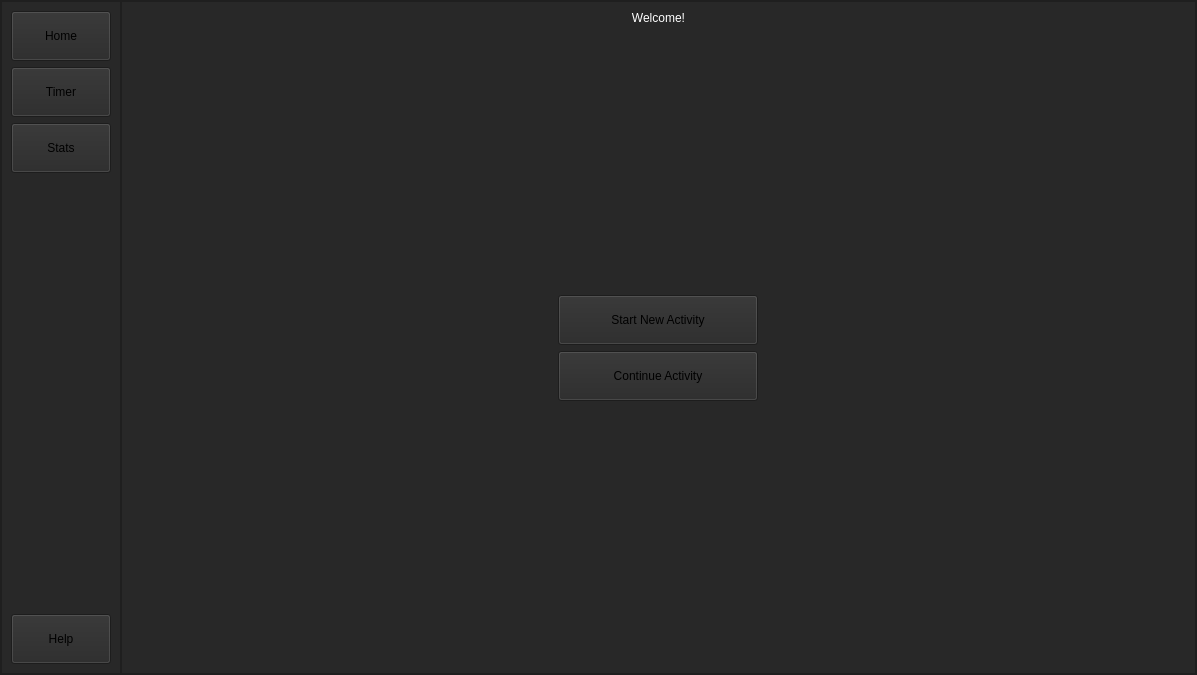
<?xml version="1.0" encoding="UTF-8"?>
<ui version="4.0">
 <class>MainWindow</class>
 <widget class="QMainWindow" name="MainWindow">
  <property name="enabled">
   <bool>true</bool>
  </property>
  <property name="geometry">
   <rect>
    <x>0</x>
    <y>0</y>
    <width>1197</width>
    <height>675</height>
   </rect>
  </property>
  <property name="windowTitle">
   <string>App</string>
  </property>
  <property name="layoutDirection">
   <enum>Qt::LeftToRight</enum>
  </property>
  <property name="autoFillBackground">
   <bool>false</bool>
  </property>
  <property name="styleSheet">
   <string notr="true">background-color: #282828;

</string>
  </property>
  <widget class="QWidget" name="centralwidget">
   <property name="styleSheet">
    <string notr="true">QLineEdit
{
	border: 2px solid white;
}

/*start button */ 

QPushButton:hover#startButton

{
    background-color:black;
	border: 2px solid white;
	color: rgb(255, 255, 255);
}


QPushButton#startButton
{
    background-color:white;
	border-radius: 4px;
	font: 75 12pt &quot;Yu Gothic UI Semibold&quot;;
}

/*stop button */ 

QPushButton:hover#stopButton

{
    background-color:black;
	border: 2px solid white;
	color: rgb(255, 255, 255);
}


QPushButton#stopButton
{
    background-color:white;
	border-radius: 4px;
	font: 75 12pt &quot;Yu Gothic UI Semibold&quot;;
}




/*Create Button */ 

QPushButton:hover#create_button

{
    background-color:black;
	border: 2px solid white;
	color: rgb(255, 255, 255);
}


QPushButton#create_button
{
    background-color:white;
	border-radius: 0px;
	font: 75 12pt &quot;Yu Gothic UI Semibold&quot;;
}

/*All Buttons */ 

QPushButton:hover

{
    background-color:black;
	border: 2px solid white;
	color: rgb(255, 255, 255);
}


QPushButton
{
    background-color:white;
	border-radius: 0px;
	font: 75 12pt &quot;Yu Gothic UI Semibold&quot;;
}

/*Continue Button */ 

QPushButton:hover#continue_button

{
    background-color:black;
	border: 2px solid white;
	color: rgb(255, 255, 255);
}


QPushButton#continue_button
{
    background-color:white;
	border-radius: 0px;
	font: 75 12pt &quot;Yu Gothic UI Semibold&quot;;
}



/*menu buttons */ 

QPushButton:hover#page_1_button

{
    background-color:black;
	border: 2px solid white;
	color: rgb(255, 255, 255);
}


QPushButton#page_1_button
{
    background-color:white;
	border-radius: 0px;
	font: 75 12pt &quot;Yu Gothic UI Semibold&quot;;
}

/*Home Button */ 

QPushButton:hover#HomeButton

{
    background-color:black;
	border: 2px solid white;
	color: rgb(255, 255, 255);
}


QPushButton#HomeButton
{
    background-color:white;
	border-radius: 0px;
	font: 75 12pt &quot;Yu Gothic UI Semibold&quot;;
}

/*Confirm Create Button */ 

QPushButton:hover#confirm_create_button

{
    background-color:black;
	border: 2px solid white;
	color: rgb(255, 255, 255);
}


QPushButton#confirm_create_button
{
    background-color:white;
	border-radius: 0px;
	font: 75 12pt &quot;Yu Gothic UI Semibold&quot;;
}

/*Go back Create Button */ 

QPushButton:hover#go_back_create_button

{
    background-color:black;
	border: 2px solid white;
	color: rgb(255, 255, 255);
}


QPushButton#go_back_create_button
{
    background-color:white;
	border-radius: 0px;
	font: 75 12pt &quot;Yu Gothic UI Semibold&quot;;
}

/*menu buttons */ 

QPushButton:hover#page_3_button

{
    background-color:black;
	border: 2px solid white;
	color: rgb(255, 255, 255);
}


QPushButton#page_3_button
{
    background-color:white;
	border-radius: 0px;
	font: 75 12pt &quot;Yu Gothic UI Semibold&quot;;
}

/*menu buttons */ 

QPushButton:hover#page_2_button

{
    background-color:black;
	border: 2px solid white;
	color: rgb(255, 255, 255);
}


QPushButton#page_2_button
{
    background-color:white;
	border-radius: 0px;
	font: 75 12pt &quot;Yu Gothic UI Semibold&quot;;
}

QFrame#frame_left_menu, QFrame#frame_top_menu
{
background-color:black;

}

/*Progress bar */ 

QProgressBar
{
	background-color: rgb(200,200,200);
	color: black;
	border-style: solid;
    border-radius: 5px;
	text-align: center;
 }


QProgressBar::chunk 
{
	
	color: rgb(0, 0, 0);
	border:1px solid;
	border-color: transparent;
    border-radius: 5px;
	background-color: qlineargradient(spread:pad, x1:0, y1:0, x2:1, y2:1, stop:0
rgba(185, 105, 254, 255), stop:1 rgba(106, 211, 255, 255));

 }




color: rgb(255, 255, 255);






</string>
   </property>
   <layout class="QVBoxLayout" name="verticalLayout">
    <property name="leftMargin">
     <number>0</number>
    </property>
    <property name="topMargin">
     <number>0</number>
    </property>
    <property name="rightMargin">
     <number>0</number>
    </property>
    <property name="bottomMargin">
     <number>0</number>
    </property>
    <item>
     <widget class="QFrame" name="content">
      <property name="frameShape">
       <enum>QFrame::StyledPanel</enum>
      </property>
      <property name="frameShadow">
       <enum>QFrame::Raised</enum>
      </property>
      <layout class="QHBoxLayout" name="horizontalLayout">
       <property name="spacing">
        <number>0</number>
       </property>
       <property name="leftMargin">
        <number>0</number>
       </property>
       <property name="topMargin">
        <number>0</number>
       </property>
       <property name="rightMargin">
        <number>0</number>
       </property>
       <property name="bottomMargin">
        <number>0</number>
       </property>
       <item>
        <widget class="QFrame" name="frame_left_menu">
         <property name="maximumSize">
          <size>
           <width>120</width>
           <height>16777215</height>
          </size>
         </property>
         <property name="frameShape">
          <enum>QFrame::StyledPanel</enum>
         </property>
         <property name="frameShadow">
          <enum>QFrame::Raised</enum>
         </property>
         <layout class="QVBoxLayout" name="verticalLayout_2">
          <item>
           <widget class="QPushButton" name="HomeButton">
            <property name="minimumSize">
             <size>
              <width>100</width>
              <height>50</height>
             </size>
            </property>
            <property name="text">
             <string>Home</string>
            </property>
           </widget>
          </item>
          <item>
           <widget class="QPushButton" name="page_1_button">
            <property name="minimumSize">
             <size>
              <width>100</width>
              <height>50</height>
             </size>
            </property>
            <property name="text">
             <string>Timer</string>
            </property>
           </widget>
          </item>
          <item>
           <widget class="QPushButton" name="page_3_button">
            <property name="minimumSize">
             <size>
              <width>100</width>
              <height>50</height>
             </size>
            </property>
            <property name="text">
             <string>Stats</string>
            </property>
           </widget>
          </item>
          <item>
           <spacer name="verticalSpacer">
            <property name="orientation">
             <enum>Qt::Vertical</enum>
            </property>
            <property name="sizeHint" stdset="0">
             <size>
              <width>20</width>
              <height>752</height>
             </size>
            </property>
           </spacer>
          </item>
          <item>
           <widget class="QPushButton" name="page_2_button">
            <property name="minimumSize">
             <size>
              <width>100</width>
              <height>50</height>
             </size>
            </property>
            <property name="text">
             <string>Help</string>
            </property>
           </widget>
          </item>
         </layout>
        </widget>
       </item>
       <item>
        <widget class="QFrame" name="frame_pages">
         <property name="frameShape">
          <enum>QFrame::StyledPanel</enum>
         </property>
         <property name="frameShadow">
          <enum>QFrame::Raised</enum>
         </property>
         <layout class="QVBoxLayout" name="verticalLayout_6">
          <property name="spacing">
           <number>0</number>
          </property>
          <property name="leftMargin">
           <number>0</number>
          </property>
          <property name="topMargin">
           <number>0</number>
          </property>
          <property name="rightMargin">
           <number>0</number>
          </property>
          <property name="bottomMargin">
           <number>0</number>
          </property>
          <item>
           <widget class="QStackedWidget" name="stackedWidget">
            <property name="mouseTracking">
             <bool>true</bool>
            </property>
            <property name="currentIndex">
             <number>0</number>
            </property>
            <widget class="QWidget" name="page_3">
             <property name="layoutDirection">
              <enum>Qt::LeftToRight</enum>
             </property>
             <property name="styleSheet">
              <string notr="true">text-align: center;</string>
             </property>
             <layout class="QVBoxLayout" name="verticalLayout_5">
              <property name="leftMargin">
               <number>9</number>
              </property>
              <item>
               <widget class="QLabel" name="welcomeLabel">
                <property name="styleSheet">
                 <string notr="true">color: rgb(255, 255, 255);
font: 57 40pt &quot;Yu Gothic Medium&quot;;

text-align: center;</string>
                </property>
                <property name="text">
                 <string>Welcome!</string>
                </property>
                <property name="alignment">
                 <set>Qt::AlignCenter</set>
                </property>
               </widget>
              </item>
              <item>
               <spacer name="verticalSpacer_4">
                <property name="orientation">
                 <enum>Qt::Vertical</enum>
                </property>
                <property name="sizeHint" stdset="0">
                 <size>
                  <width>20</width>
                  <height>40</height>
                 </size>
                </property>
               </spacer>
              </item>
              <item alignment="Qt::AlignHCenter">
               <widget class="QPushButton" name="create_button">
                <property name="sizePolicy">
                 <sizepolicy hsizetype="Minimum" vsizetype="Fixed">
                  <horstretch>0</horstretch>
                  <verstretch>0</verstretch>
                 </sizepolicy>
                </property>
                <property name="minimumSize">
                 <size>
                  <width>200</width>
                  <height>50</height>
                 </size>
                </property>
                <property name="maximumSize">
                 <size>
                  <width>200</width>
                  <height>200</height>
                 </size>
                </property>
                <property name="layoutDirection">
                 <enum>Qt::LeftToRight</enum>
                </property>
                <property name="text">
                 <string>Start New Activity</string>
                </property>
               </widget>
              </item>
              <item alignment="Qt::AlignHCenter|Qt::AlignVCenter">
               <widget class="QPushButton" name="continue_button">
                <property name="minimumSize">
                 <size>
                  <width>200</width>
                  <height>50</height>
                 </size>
                </property>
                <property name="text">
                 <string>Continue Activity</string>
                </property>
               </widget>
              </item>
              <item>
               <spacer name="verticalSpacer_2">
                <property name="orientation">
                 <enum>Qt::Vertical</enum>
                </property>
                <property name="sizeHint" stdset="0">
                 <size>
                  <width>20</width>
                  <height>40</height>
                 </size>
                </property>
               </spacer>
              </item>
             </layout>
            </widget>
            <widget class="QWidget" name="create_page">
             <layout class="QVBoxLayout" name="verticalLayout_3">
              <property name="spacing">
               <number>0</number>
              </property>
              <property name="leftMargin">
               <number>0</number>
              </property>
              <property name="topMargin">
               <number>0</number>
              </property>
              <property name="rightMargin">
               <number>0</number>
              </property>
              <property name="bottomMargin">
               <number>0</number>
              </property>
              <item alignment="Qt::AlignLeft">
               <widget class="QPushButton" name="go_back_create_button">
                <property name="minimumSize">
                 <size>
                  <width>100</width>
                  <height>50</height>
                 </size>
                </property>
                <property name="maximumSize">
                 <size>
                  <width>50</width>
                  <height>16777215</height>
                 </size>
                </property>
                <property name="text">
                 <string>Go Back</string>
                </property>
               </widget>
              </item>
              <item>
               <spacer name="verticalSpacer_3">
                <property name="orientation">
                 <enum>Qt::Vertical</enum>
                </property>
                <property name="sizeHint" stdset="0">
                 <size>
                  <width>20</width>
                  <height>40</height>
                 </size>
                </property>
               </spacer>
              </item>
              <item>
               <widget class="QLabel" name="activity_name_label">
                <property name="maximumSize">
                 <size>
                  <width>16777215</width>
                  <height>100</height>
                 </size>
                </property>
                <property name="styleSheet">
                 <string notr="true">color: rgb(255, 255, 255);
font: 57 20pt &quot;Yu Gothic Medium&quot;;
text-align: center;</string>
                </property>
                <property name="text">
                 <string>Activity Name</string>
                </property>
                <property name="alignment">
                 <set>Qt::AlignCenter</set>
                </property>
                <property name="margin">
                 <number>20</number>
                </property>
               </widget>
              </item>
              <item alignment="Qt::AlignHCenter">
               <widget class="QLineEdit" name="activity_name_input">
                <property name="minimumSize">
                 <size>
                  <width>300</width>
                  <height>0</height>
                 </size>
                </property>
                <property name="maximumSize">
                 <size>
                  <width>300</width>
                  <height>16777215</height>
                 </size>
                </property>
                <property name="mouseTracking">
                 <bool>false</bool>
                </property>
                <property name="styleSheet">
                 <string notr="true">color: rgb(255, 255, 255);
font: 57 20pt &quot;Yu Gothic Medium&quot;;</string>
                </property>
                <property name="text">
                 <string/>
                </property>
                <property name="alignment">
                 <set>Qt::AlignCenter</set>
                </property>
                <property name="placeholderText">
                 <string>Enter Name</string>
                </property>
               </widget>
              </item>
              <item>
               <spacer name="verticalSpacer_5">
                <property name="orientation">
                 <enum>Qt::Vertical</enum>
                </property>
                <property name="sizeHint" stdset="0">
                 <size>
                  <width>20</width>
                  <height>40</height>
                 </size>
                </property>
               </spacer>
              </item>
              <item alignment="Qt::AlignHCenter">
               <widget class="QPushButton" name="confirm_create_button">
                <property name="minimumSize">
                 <size>
                  <width>400</width>
                  <height>50</height>
                 </size>
                </property>
                <property name="maximumSize">
                 <size>
                  <width>400</width>
                  <height>16777215</height>
                 </size>
                </property>
                <property name="text">
                 <string>Create</string>
                </property>
               </widget>
              </item>
              <item>
               <spacer name="verticalSpacer_6">
                <property name="orientation">
                 <enum>Qt::Vertical</enum>
                </property>
                <property name="sizeHint" stdset="0">
                 <size>
                  <width>20</width>
                  <height>40</height>
                 </size>
                </property>
               </spacer>
              </item>
             </layout>
            </widget>
            <widget class="QWidget" name="continue_page">
             <widget class="QListWidget" name="listWidget">
              <property name="geometry">
               <rect>
                <x>160</x>
                <y>100</y>
                <width>691</width>
                <height>411</height>
               </rect>
              </property>
              <property name="styleSheet">
               <string notr="true">color: rgb(255, 255, 255);
font: 57 20pt &quot;Yu Gothic Medium&quot;;</string>
              </property>
             </widget>
             <widget class="QPushButton" name="go_back_continue_button">
              <property name="geometry">
               <rect>
                <x>0</x>
                <y>0</y>
                <width>100</width>
                <height>50</height>
               </rect>
              </property>
              <property name="minimumSize">
               <size>
                <width>100</width>
                <height>50</height>
               </size>
              </property>
              <property name="maximumSize">
               <size>
                <width>50</width>
                <height>16777215</height>
               </size>
              </property>
              <property name="text">
               <string>Go Back</string>
              </property>
             </widget>
             <widget class="QLabel" name="label_2">
              <property name="geometry">
               <rect>
                <x>280</x>
                <y>30</y>
                <width>471</width>
                <height>31</height>
               </rect>
              </property>
              <property name="styleSheet">
               <string notr="true">color: rgb(255, 255, 255);
font: 57 20pt &quot;Yu Gothic Medium&quot;;</string>
              </property>
              <property name="text">
               <string>Double Click Activity to Continue</string>
              </property>
             </widget>
            </widget>
            <widget class="QWidget" name="page_1">
             <layout class="QVBoxLayout" name="verticalLayout_4">
              <item>
               <widget class="QLabel" name="current_activity_label">
                <property name="minimumSize">
                 <size>
                  <width>400</width>
                  <height>0</height>
                 </size>
                </property>
                <property name="maximumSize">
                 <size>
                  <width>16777215</width>
                  <height>100</height>
                 </size>
                </property>
                <property name="styleSheet">
                 <string notr="true">color: rgb(85, 170, 255);
font: 57 40pt &quot;Yu Gothic Medium&quot;;</string>
                </property>
                <property name="text">
                 <string>test</string>
                </property>
                <property name="alignment">
                 <set>Qt::AlignCenter</set>
                </property>
               </widget>
              </item>
              <item alignment="Qt::AlignHCenter">
               <widget class="QFrame" name="timer_frame">
                <property name="minimumSize">
                 <size>
                  <width>300</width>
                  <height>100</height>
                 </size>
                </property>
                <property name="maximumSize">
                 <size>
                  <width>300</width>
                  <height>100</height>
                 </size>
                </property>
                <property name="frameShape">
                 <enum>QFrame::StyledPanel</enum>
                </property>
                <property name="frameShadow">
                 <enum>QFrame::Raised</enum>
                </property>
                <layout class="QHBoxLayout" name="horizontalLayout_2">
                 <property name="spacing">
                  <number>0</number>
                 </property>
                 <property name="leftMargin">
                  <number>0</number>
                 </property>
                 <property name="topMargin">
                  <number>0</number>
                 </property>
                 <property name="rightMargin">
                  <number>0</number>
                 </property>
                 <property name="bottomMargin">
                  <number>0</number>
                 </property>
                 <item>
                  <widget class="QLabel" name="HourLabel">
                   <property name="minimumSize">
                    <size>
                     <width>100</width>
                     <height>0</height>
                    </size>
                   </property>
                   <property name="styleSheet">
                    <string notr="true">color: rgb(255, 255, 255);

font: 20pt &quot;MS Shell Dlg 2&quot;;</string>
                   </property>
                   <property name="text">
                    <string>0 H</string>
                   </property>
                   <property name="alignment">
                    <set>Qt::AlignCenter</set>
                   </property>
                  </widget>
                 </item>
                 <item>
                  <widget class="QLabel" name="MinuteLabel">
                   <property name="minimumSize">
                    <size>
                     <width>100</width>
                     <height>0</height>
                    </size>
                   </property>
                   <property name="styleSheet">
                    <string notr="true">color: rgb(255, 255, 255);
font: 20pt &quot;MS Shell Dlg 2&quot;;</string>
                   </property>
                   <property name="text">
                    <string>0 M</string>
                   </property>
                   <property name="alignment">
                    <set>Qt::AlignCenter</set>
                   </property>
                  </widget>
                 </item>
                 <item>
                  <widget class="QLabel" name="TimerLabel">
                   <property name="minimumSize">
                    <size>
                     <width>100</width>
                     <height>50</height>
                    </size>
                   </property>
                   <property name="styleSheet">
                    <string notr="true">color: rgb(255, 255, 255);

font: 20pt &quot;MS Shell Dlg 2&quot;;</string>
                   </property>
                   <property name="text">
                    <string>0.0 s</string>
                   </property>
                   <property name="alignment">
                    <set>Qt::AlignCenter</set>
                   </property>
                  </widget>
                 </item>
                </layout>
               </widget>
              </item>
              <item>
               <widget class="QFrame" name="level_frame">
                <property name="frameShape">
                 <enum>QFrame::StyledPanel</enum>
                </property>
                <property name="frameShadow">
                 <enum>QFrame::Raised</enum>
                </property>
                <layout class="QHBoxLayout" name="horizontalLayout_4">
                 <item>
                  <widget class="QLabel" name="current_level_label">
                   <property name="minimumSize">
                    <size>
                     <width>250</width>
                     <height>50</height>
                    </size>
                   </property>
                   <property name="maximumSize">
                    <size>
                     <width>250</width>
                     <height>50</height>
                    </size>
                   </property>
                   <property name="styleSheet">
                    <string notr="true">color: rgb(255, 255, 255);

font: 57 20pt &quot;Yu Gothic Medium&quot;;</string>
                   </property>
                   <property name="text">
                    <string>Current Level: </string>
                   </property>
                  </widget>
                 </item>
                 <item>
                  <widget class="QProgressBar" name="progressBar">
                   <property name="styleSheet">
                    <string notr="true"/>
                   </property>
                   <property name="value">
                    <number>0</number>
                   </property>
                   <property name="invertedAppearance">
                    <bool>false</bool>
                   </property>
                   <property name="textDirection">
                    <enum>QProgressBar::TopToBottom</enum>
                   </property>
                  </widget>
                 </item>
                </layout>
               </widget>
              </item>
              <item>
               <spacer name="verticalSpacer_7">
                <property name="orientation">
                 <enum>Qt::Vertical</enum>
                </property>
                <property name="sizeHint" stdset="0">
                 <size>
                  <width>20</width>
                  <height>40</height>
                 </size>
                </property>
               </spacer>
              </item>
              <item alignment="Qt::AlignHCenter">
               <widget class="QFrame" name="frame">
                <property name="minimumSize">
                 <size>
                  <width>300</width>
                  <height>200</height>
                 </size>
                </property>
                <property name="maximumSize">
                 <size>
                  <width>300</width>
                  <height>200</height>
                 </size>
                </property>
                <property name="frameShape">
                 <enum>QFrame::StyledPanel</enum>
                </property>
                <property name="frameShadow">
                 <enum>QFrame::Raised</enum>
                </property>
                <layout class="QHBoxLayout" name="horizontalLayout_3">
                 <item>
                  <widget class="QPushButton" name="startButton">
                   <property name="mouseTracking">
                    <bool>false</bool>
                   </property>
                   <property name="styleSheet">
                    <string notr="true"/>
                   </property>
                   <property name="text">
                    <string>Start</string>
                   </property>
                  </widget>
                 </item>
                 <item>
                  <widget class="QPushButton" name="stopButton">
                   <property name="mouseTracking">
                    <bool>false</bool>
                   </property>
                   <property name="styleSheet">
                    <string notr="true"/>
                   </property>
                   <property name="text">
                    <string>Stop</string>
                   </property>
                  </widget>
                 </item>
                 <item>
                  <widget class="QPushButton" name="edit_button">
                   <property name="mouseTracking">
                    <bool>false</bool>
                   </property>
                   <property name="styleSheet">
                    <string notr="true"/>
                   </property>
                   <property name="text">
                    <string>Edit</string>
                   </property>
                  </widget>
                 </item>
                </layout>
               </widget>
              </item>
              <item>
               <spacer name="verticalSpacer_8">
                <property name="orientation">
                 <enum>Qt::Vertical</enum>
                </property>
                <property name="sizeHint" stdset="0">
                 <size>
                  <width>20</width>
                  <height>40</height>
                 </size>
                </property>
               </spacer>
              </item>
             </layout>
            </widget>
            <widget class="QWidget" name="page_4">
             <widget class="QLabel" name="label">
              <property name="geometry">
               <rect>
                <x>170</x>
                <y>0</y>
                <width>611</width>
                <height>71</height>
               </rect>
              </property>
              <property name="styleSheet">
               <string notr="true">color: rgb(255, 255, 255);


font: 40pt &quot;MS Shell Dlg 2&quot;;</string>
              </property>
              <property name="text">
               <string>Help Page</string>
              </property>
              <property name="alignment">
               <set>Qt::AlignCenter</set>
              </property>
             </widget>
             <widget class="QTextBrowser" name="textBrowser">
              <property name="geometry">
               <rect>
                <x>400</x>
                <y>90</y>
                <width>501</width>
                <height>121</height>
               </rect>
              </property>
              <property name="styleSheet">
               <string notr="true">color: rgb(255, 255, 255);

font: 57 20pt &quot;Yu Gothic Medium&quot;;</string>
              </property>
              <property name="html">
               <string>&lt;!DOCTYPE HTML PUBLIC &quot;-//W3C//DTD HTML 4.0//EN&quot; &quot;http://www.w3.org/TR/REC-html40/strict.dtd&quot;&gt;
&lt;html&gt;&lt;head&gt;&lt;meta name=&quot;qrichtext&quot; content=&quot;1&quot; /&gt;&lt;style type=&quot;text/css&quot;&gt;
p, li { white-space: pre-wrap; }
&lt;/style&gt;&lt;/head&gt;&lt;body style=&quot; font-family:'Yu Gothic Medium'; font-size:20pt; font-weight:56; font-style:normal;&quot;&gt;
&lt;p style=&quot; margin-top:0px; margin-bottom:0px; margin-left:0px; margin-right:0px; -qt-block-indent:0; text-indent:0px;&quot;&gt;&lt;span style=&quot; font-family:'MS Shell Dlg 2'; font-weight:400;&quot;&gt;Pressing the stop or Home button will &lt;/span&gt;&lt;span style=&quot; font-family:'MS Shell Dlg 2'; font-weight:600;&quot;&gt;Automatically&lt;/span&gt;&lt;span style=&quot; font-family:'MS Shell Dlg 2'; font-weight:400;&quot;&gt; save your progress and your timer.&lt;/span&gt;&lt;/p&gt;&lt;/body&gt;&lt;/html&gt;</string>
              </property>
             </widget>
             <widget class="QTextBrowser" name="textBrowser_2">
              <property name="geometry">
               <rect>
                <x>0</x>
                <y>110</y>
                <width>261</width>
                <height>61</height>
               </rect>
              </property>
              <property name="styleSheet">
               <string notr="true">color: rgb(255, 255, 255);

font: 57 20pt &quot;Yu Gothic Medium&quot;;

border: 0;</string>
              </property>
              <property name="html">
               <string>&lt;!DOCTYPE HTML PUBLIC &quot;-//W3C//DTD HTML 4.0//EN&quot; &quot;http://www.w3.org/TR/REC-html40/strict.dtd&quot;&gt;
&lt;html&gt;&lt;head&gt;&lt;meta name=&quot;qrichtext&quot; content=&quot;1&quot; /&gt;&lt;style type=&quot;text/css&quot;&gt;
p, li { white-space: pre-wrap; }
&lt;/style&gt;&lt;/head&gt;&lt;body style=&quot; font-family:'Yu Gothic Medium'; font-size:20pt; font-weight:56; font-style:normal;&quot;&gt;
&lt;p style=&quot; margin-top:0px; margin-bottom:0px; margin-left:0px; margin-right:0px; -qt-block-indent:0; text-indent:0px;&quot;&gt;HOW TO SAVE:&lt;/p&gt;&lt;/body&gt;&lt;/html&gt;</string>
              </property>
             </widget>
             <widget class="QTextBrowser" name="textBrowser_3">
              <property name="geometry">
               <rect>
                <x>0</x>
                <y>280</y>
                <width>371</width>
                <height>61</height>
               </rect>
              </property>
              <property name="styleSheet">
               <string notr="true">color: rgb(255, 255, 255);

font: 57 20pt &quot;Yu Gothic Medium&quot;;

border: 0;</string>
              </property>
              <property name="html">
               <string>&lt;!DOCTYPE HTML PUBLIC &quot;-//W3C//DTD HTML 4.0//EN&quot; &quot;http://www.w3.org/TR/REC-html40/strict.dtd&quot;&gt;
&lt;html&gt;&lt;head&gt;&lt;meta name=&quot;qrichtext&quot; content=&quot;1&quot; /&gt;&lt;style type=&quot;text/css&quot;&gt;
p, li { white-space: pre-wrap; }
&lt;/style&gt;&lt;/head&gt;&lt;body style=&quot; font-family:'Yu Gothic Medium'; font-size:20pt; font-weight:56; font-style:normal;&quot;&gt;
&lt;p style=&quot; margin-top:0px; margin-bottom:0px; margin-left:0px; margin-right:0px; -qt-block-indent:0; text-indent:0px;&quot;&gt;HOW TO ADD ACTIVITY:&lt;/p&gt;&lt;/body&gt;&lt;/html&gt;</string>
              </property>
             </widget>
             <widget class="QTextBrowser" name="textBrowser_4">
              <property name="geometry">
               <rect>
                <x>400</x>
                <y>270</y>
                <width>501</width>
                <height>111</height>
               </rect>
              </property>
              <property name="styleSheet">
               <string notr="true">color: rgb(255, 255, 255);

font: 57 20pt &quot;Yu Gothic Medium&quot;;</string>
              </property>
              <property name="html">
               <string>&lt;!DOCTYPE HTML PUBLIC &quot;-//W3C//DTD HTML 4.0//EN&quot; &quot;http://www.w3.org/TR/REC-html40/strict.dtd&quot;&gt;
&lt;html&gt;&lt;head&gt;&lt;meta name=&quot;qrichtext&quot; content=&quot;1&quot; /&gt;&lt;style type=&quot;text/css&quot;&gt;
p, li { white-space: pre-wrap; }
&lt;/style&gt;&lt;/head&gt;&lt;body style=&quot; font-family:'Yu Gothic Medium'; font-size:20pt; font-weight:56; font-style:normal;&quot;&gt;
&lt;p style=&quot; margin-top:0px; margin-bottom:0px; margin-left:0px; margin-right:0px; -qt-block-indent:0; text-indent:0px;&quot;&gt;&lt;span style=&quot; font-family:'MS Shell Dlg 2'; font-weight:400;&quot;&gt;Pressing the Home button then clicking new activity will allow you to add a new activity.&lt;/span&gt;&lt;/p&gt;&lt;/body&gt;&lt;/html&gt;</string>
              </property>
             </widget>
             <widget class="QTextBrowser" name="textBrowser_5">
              <property name="geometry">
               <rect>
                <x>0</x>
                <y>430</y>
                <width>371</width>
                <height>61</height>
               </rect>
              </property>
              <property name="styleSheet">
               <string notr="true">color: rgb(255, 255, 255);

font: 57 20pt &quot;Yu Gothic Medium&quot;;

border: 0;</string>
              </property>
              <property name="html">
               <string>&lt;!DOCTYPE HTML PUBLIC &quot;-//W3C//DTD HTML 4.0//EN&quot; &quot;http://www.w3.org/TR/REC-html40/strict.dtd&quot;&gt;
&lt;html&gt;&lt;head&gt;&lt;meta name=&quot;qrichtext&quot; content=&quot;1&quot; /&gt;&lt;style type=&quot;text/css&quot;&gt;
p, li { white-space: pre-wrap; }
&lt;/style&gt;&lt;/head&gt;&lt;body style=&quot; font-family:'Yu Gothic Medium'; font-size:20pt; font-weight:56; font-style:normal;&quot;&gt;
&lt;p style=&quot; margin-top:0px; margin-bottom:0px; margin-left:0px; margin-right:0px; -qt-block-indent:0; text-indent:0px;&quot;&gt;HOW TO LOAD ACTIVITY:&lt;/p&gt;&lt;/body&gt;&lt;/html&gt;</string>
              </property>
             </widget>
             <widget class="QTextBrowser" name="textBrowser_6">
              <property name="geometry">
               <rect>
                <x>400</x>
                <y>410</y>
                <width>501</width>
                <height>111</height>
               </rect>
              </property>
              <property name="styleSheet">
               <string notr="true">color: rgb(255, 255, 255);

font: 57 20pt &quot;Yu Gothic Medium&quot;;</string>
              </property>
              <property name="html">
               <string>&lt;!DOCTYPE HTML PUBLIC &quot;-//W3C//DTD HTML 4.0//EN&quot; &quot;http://www.w3.org/TR/REC-html40/strict.dtd&quot;&gt;
&lt;html&gt;&lt;head&gt;&lt;meta name=&quot;qrichtext&quot; content=&quot;1&quot; /&gt;&lt;style type=&quot;text/css&quot;&gt;
p, li { white-space: pre-wrap; }
&lt;/style&gt;&lt;/head&gt;&lt;body style=&quot; font-family:'Yu Gothic Medium'; font-size:20pt; font-weight:56; font-style:normal;&quot;&gt;
&lt;p style=&quot; margin-top:0px; margin-bottom:0px; margin-left:0px; margin-right:0px; -qt-block-indent:0; text-indent:0px;&quot;&gt;&lt;span style=&quot; font-family:'MS Shell Dlg 2'; font-weight:400;&quot;&gt;Pressing the Home button then clicking continue activity will allow you to continue a previous activity&lt;/span&gt;&lt;/p&gt;&lt;/body&gt;&lt;/html&gt;</string>
              </property>
             </widget>
             <widget class="QTextBrowser" name="textBrowser_7">
              <property name="geometry">
               <rect>
                <x>190</x>
                <y>570</y>
                <width>641</width>
                <height>61</height>
               </rect>
              </property>
              <property name="styleSheet">
               <string notr="true">color: rgb(255, 255, 255);

font: 57 20pt &quot;Yu Gothic Medium&quot;;

border: 0;</string>
              </property>
              <property name="html">
               <string>&lt;!DOCTYPE HTML PUBLIC &quot;-//W3C//DTD HTML 4.0//EN&quot; &quot;http://www.w3.org/TR/REC-html40/strict.dtd&quot;&gt;
&lt;html&gt;&lt;head&gt;&lt;meta name=&quot;qrichtext&quot; content=&quot;1&quot; /&gt;&lt;style type=&quot;text/css&quot;&gt;
p, li { white-space: pre-wrap; }
&lt;/style&gt;&lt;/head&gt;&lt;body style=&quot; font-family:'Yu Gothic Medium'; font-size:20pt; font-weight:56; font-style:normal;&quot;&gt;
&lt;p style=&quot; margin-top:0px; margin-bottom:0px; margin-left:0px; margin-right:0px; -qt-block-indent:0; text-indent:0px;&quot;&gt;Other questions: email me at mail@gmail.com&lt;/p&gt;&lt;/body&gt;&lt;/html&gt;</string>
              </property>
             </widget>
            </widget>
           </widget>
          </item>
         </layout>
        </widget>
       </item>
      </layout>
     </widget>
    </item>
   </layout>
  </widget>
  <widget class="QMenuBar" name="menubar">
   <property name="geometry">
    <rect>
     <x>0</x>
     <y>0</y>
     <width>1197</width>
     <height>21</height>
    </rect>
   </property>
   <property name="styleSheet">
    <string notr="true">color: rgb(255, 255, 255);</string>
   </property>
  </widget>
 </widget>
 <resources/>
 <connections/>
</ui>
